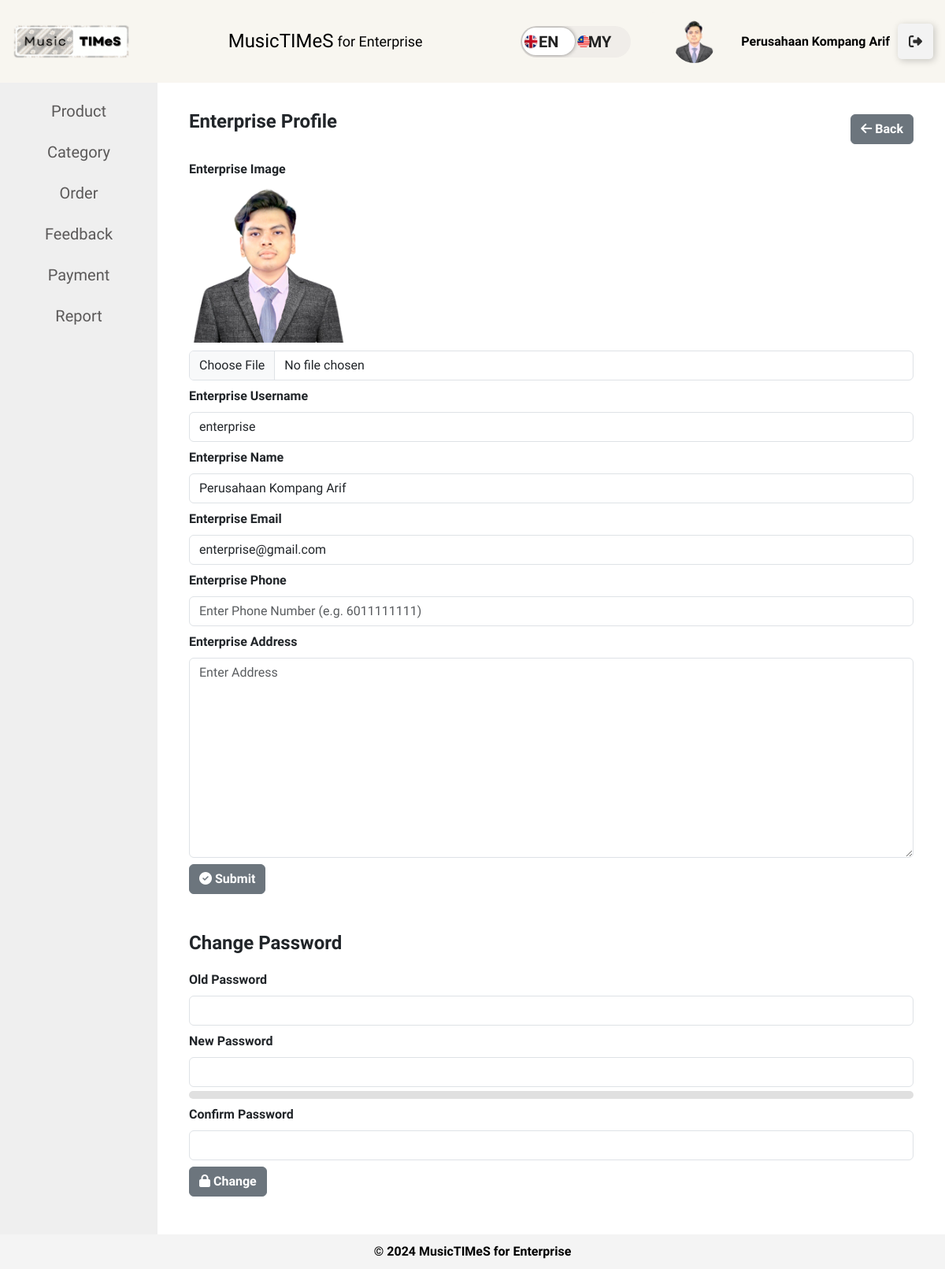
Screenshot of /enterprise/enterprise-profile.php (signed in) with the database file from the repository.
### tables this page shows
CREATE TABLE `enterprise` (
  `enterprise_id` int(11) NOT NULL,
  `enterprise_name` varchar(100) DEFAULT NULL,
  `enterprise_username` varchar(20) DEFAULT NULL,
  `enterprise_email` varchar(100) DEFAULT NULL,
  `enterprise_password` varchar(255) DEFAULT NULL,
  `enterprise_image` varchar(255) DEFAULT NULL,
  `enterprise_phone` varchar(15) DEFAULT NULL,
  `enterprise_address` text DEFAULT NULL,
  `ssm_certificate` varchar(255) DEFAULT NULL,
  `confirm_password` varchar(255) DEFAULT NULL,
  `otp` int(6) DEFAULT NULL,
  `otp_sent_at` timestamp NULL DEFAULT NULL,
  `verified_at` timestamp NULL DEFAULT NULL,
  `is_verified` tinyint(1) NOT NULL
);

### enterprise/enterprise-profile.php (the view, shortened to what this page needs)
<?php include './layout/main.php';?>
<head>
<link rel="stylesheet" href="https://cdnjs.cloudflare.com/ajax/libs/font-awesome/5.15.1/css/all.min.css">
</head>
<main>
    <?php include './layout/menu.php';?>
    <section>
        <?php
            $enterprise_username = $_SESSION['enterprise_username'];
            $query = "SELECT * FROM enterprise WHERE enterprise_username='$enterprise_username'";
            $result = $conn->query($query);
            $enterprise = $result->fetch_assoc();
        ?>
        <section>
        <div class="d-flex justify-content-between align-items-center mb-3">
            <h1 class="mb-0" style="font-weight: bold; margin-top: -20px;"><?php echo __('enterprise_profile')?></h1>
            <a href="/musictimes/enterprise/product-listing.php" class="btn btn-secondary"><i class="fa-solid fa-arrow-left fa-beat-fade"></i><strong>  <?php echo __('back')?></strong></a>
        </div>
        <form action="./controller/update-profile.php?id=<?=$enterprise['enterprise_id']?>" method="post" enctype="multipart/form-data">
            <div class="mb-2" style="margin-top: 20px;">
                <label class="form-label" style="font-weight: bold;"><?php echo __('enterprise_image')?></label><br>
                <?php
                    $enterpriseImagePath = '/musictimes/image/enterprise/' . $enterprise['enterprise_image'];
                    $defaultImagePath = '/musictimes/image/default-profile-image.png';
                    $fullEnterpriseImagePath = $_SERVER['DOCUMENT_ROOT'] . $enterpriseImagePath;
                    if (file_exists($fullEnterpriseImagePath) && !empty($enterprise['enterprise_image'])) {
                        $imageSrc = $enterpriseImagePath;
                    } else {
                        $imageSrc = $defaultImagePath;
                    }
                ?>
                <img style="width: 200px; height: 200px; margin-bottom: 10px;" src="<?= $imageSrc ?>" alt="Enterprise image">
                <input type="file" name="image" accept="image/*" class="form-control">
            </div>
            <div class="mb-2">
                <label class="form-label" style="font-weight: bold;"><?php echo __('enterprise_username')?></label>
                <input type="text" name="enterprise_username" class="form-control" style="cursor:not-allowed;" value="<?= htmlspecialchars($enterprise['enterprise_username']); ?>" readonly>
            </div>
            <div class="mb-2">
                <label class="form-label" style="font-weight: bold;"><?php echo __('enterprise_name')?></label>
                <input type="text" name="enterprise_name" class="form-control" value="<?=$enterprise['enterprise_name']?>">
            </div>
            <div class="mb-2">
                <label class="form-label" style="font-weight: bold;"><?php echo __('enterprise_email')?></label>
                <input type="email" name="enterprise_email" class="form-control" style="cursor:not-allowed;" value="<?= htmlspecialchars($enterprise['enterprise_email']);?>" readonly>
            </div>
            <div class="mb-2">
                <label class="form-label" style="font-weight: bold;"><?php echo __('enterprise_phone')?></label>
                <input type="tel" name="enterprise_phone" class="form-control" value="<?= htmlspecialchars($enterprise['enterprise_phone']) ?>" placeholder="Enter Phone Number (e.g. 6011111111)" pattern="\d{10,15}" title="Please enter a valid phone number with only numeric characters (10-15 digits)" oninput="this.value = this.value.replace(/[^0-9]/g, '');">
            </div>
            <div class="mb-2">
                <label class="form-label" style="font-weight: bold;"><?php echo __('enterprise_address')?></label>
                <textarea name="enterprise_address" cols="30" rows="10" class="form-control" placeholder="Enter Address"><?=$enterprise['enterprise_address']?></textarea>
            </div>
            <div class="mb-2">
                <button type="submit" class="btn btn-secondary"><i class="fa-solid fa-circle-check fa-beat-fade"></i><strong>  <?php echo __('submit')?></strong></button>
            </div>
        </form>
    </section>
    <section>
        <div class="new_password-form">
            <form action="./controller/change-password.php" method="post">
            <h1 style="text-align: center; font-weight: bold; margin-bottom: 20px"><?php echo __('change_password')?></h1>
                <div class="mb-2">
                    <label class="form-label" style="font-weight: bold;"><?php echo __('old_password')?></label>
                    <input type="password" name="old_password" class="form-control" >
                </div>
                <div class="mb-2">
                    <label class="form-label" style="font-weight: bold;"><?php echo __('new_password')?></label>
                    <input type="password" name="new_password" id="new_password" class="form-control" oninput="checkPasswordStrength()" required>
                    <div id="password-strength" class="strength-meter">
                        <div id="strength-bar"></div>
                    </div>
                </div>
                <div class="mb-2">
                    <label class="form-label" style="font-weight: bold;"><?php echo __('confirm_password')?></label>
                    <input type="password" name="confirm_password" class="form-control" >
                </div>
                <div class="mb-2">
                        <button type="submit" class="btn btn-secondary"><i class="fa-solid fa-lock fa-beat-fade"></i><strong> <?php echo __('change')?></strong></button>
                </div>
            </form>
        </div>
    </section>
</main>
<?php include './layout/footer.php';?>
</body>
</html>

### enterprise/layout/main.php (shortened to what this page needs)
<?php
include '../db.php';
?>
<?php
$language = 'en';
$langFile = "../languages/{$language}.php";
if (file_exists($langFile)) {
    $translations = include $langFile;
} else {
    $translations = [];
}
function __($key) {
    global $translations;
    return $translations[$key] ?? $key;
}
?>
<!DOCTYPE html>
<html lang="en">
<head>
    <link href="https://cdn.jsdelivr.net/npm/bootstrap@5.3.2/dist/css/bootstrap.min.css" rel="stylesheet">
    <link rel="stylesheet" href="../style/sidebar_enterprise.css">
</head>
<body>
<header>
    <img src="../image/logo.png" alt="MusicTIMeS Logo" id="logo">
    <h1>MusicTIMeS <span><?php echo __('title')?></span></h1>
    <div class="header-options">
        <div class="btn-container">
            <form method="post" id="languageForm">
                <label class="switch btn-language-mode-switch">
                    <label class="btn-language-mode-switch-inner" data-off="en" data-on="my" for="language_mode" style="text-transform: uppercase; display:flex;align-items:center; font-size:12px">
                        <img src="../image/england.png" alt="EN Flag" style="width: 20px; height: 20px; margin-left:3px; z-index:1000" /></img>
                        <img src="../image/malaysia.png" alt="MY Flag" style="width: 20px; height: 20px; margin-left:47px; z-index:1000" /></img>
                    </label>
                </label>
            </form>
        </div>
        <div class="profile-option" style="background-color: #F8F6F0;">
            <?php
                $enterprise_username = $_SESSION['enterprise_username'];
                $query = "SELECT enterprise_name, enterprise_image FROM enterprise WHERE enterprise_username='$enterprise_username'";
                $result = $conn->query($query);
                $enterprise = $result->fetch_assoc();
            ?>
            <div class="profile-info">
            <div class="profile-image">
                <?php
                $image_path = "/musictimes/image/enterprise/";
                $default_image = "/musictimes/image/default-profile-image.png";
                if (!empty($enterprise['enterprise_image']) && file_exists($_SERVER['DOCUMENT_ROOT'] . $image_path . $enterprise['enterprise_image'])) {
                    $image_path .= $enterprise['enterprise_image'];
                } else {
                    $image_path = $default_image;
                }
                echo '<img src="' . htmlspecialchars($image_path, ENT_QUOTES, 'UTF-8') . '" alt="Enterprise Profile Image" style="width: 50%; height: 50%; max-width: 100px; max-height: 100px; border-radius: 50%;">';
                ?>
            </div>
            <div class="profile-details">
                <a href="./enterprise-profile.php" class="enterprise-link" style="color: initial; text-decoration: none;" onmouseover="this.style.color='grey'" onmouseout="this.style.color='initial'">
                    <p class="enterprise-name"><?php echo $enterprise['enterprise_name']; ?></p>
                </a>
            </div>
            </div>
            </div>
        <div>
        <a class="logout-button" href="#" onclick="confirmLogout()">
        <div class="sign"></div>
        <div class="text"><?php echo __('logout')?></div></a>
            </div>
    </div>
</header>

### style/sidebar_enterprise.css (style rules this page uses)
* { font-family: "Freeman", sans-serif; }
body { font-family: Arial Narrow; margin: 0; padding: 0; display: flex; flex-direction: column; min-height: 100vh; background-color: #f4f4f4; }
header { background-color: #F8F6F0; color: black; padding: 15px; text-align: center; flex-shrink: 0; display: flex; justify-content: space-between; align-items: center; box-shadow: 0 2px 5px rgba(0, 0, 0, 0.2); }
#logo { max-width: 150px; height: auto; }
h1 { margin: 0; font-size: 1.5em; display: flex; align-items: center; }
span { font-weight: normal; font-size: 0.8em; margin-left: 5px; }
.header-options { display: flex; align-items: center; }
.language-dropdown, .profile-option, .logout-option { margin-left: 20px; }
.language-dropdown a, .profile-option a, .logout-option a { color: black; }
a { color: white; text-decoration: none; }
header span { font-size: large; }
.logout-button { --black: #000000; --ch-black: #141414; --eer-black: #1b1b1b; --night-rider: #2e2e2e; --white: #ffffff; --af-white: #f3f3f3; --ch-white: #e1e1e1; display: flex; align-items: center; justify-content: flex-start; width: 45px; height: 45px; border: none; border-radius: 5px; cursor: pointer; position: relative; overflow: hidden; transition-duration: .3s; box-shadow: 2px 2px 10px rgba(0, 0, 0, 0.199); background-color: var(--af-white); }
.sign { width: 100%; transition-duration: .3s; display: flex; align-items: center; justify-content: center; }
.sign svg { width: 17px; }
main { display: flex; flex: 1; background-color: #fff; }
section { flex: 1; padding: 20px; }
.btn-container { display: table-cell; vertical-align: middle; text-align: center; }
.btn-language-mode-switch { display: inline-block; margin: 0px; position: relative; }
.btn-language-mode-switch > label.btn-language-mode-switch-inner { margin: 0px; width: 140px; height: 40px; background-color: #f0ede9; border-radius: 26px; overflow: hidden; position: relative; transition: all 0.3s ease; display: block; }
.btn-language-mode-switch > label.btn-language-mode-switch-inner:before { content: attr(data-on); position: absolute; font-size: 20px; font-weight: 600; right: 25px; color: #222; }
.btn-language-mode-switch > label.btn-language-mode-switch-inner:after { content: attr(data-off); width: 67px; height: 35px; left: 2px; background: #fff; border-radius: 26px; position: absolute; font-size: 20px; display: flex; justify-content: center; text-align: center; transition: all 0.3s ease; box-shadow: 0px 0px 6px -2px #111; padding: 5px 0px; color: #222; font-weight: 600; align-items: center; }
.profile-option { display: flex; align-items: center; justify-content: space-between; padding: 10px; background-color: #F8F6F0; border-radius: 10px; }
.profile-info { display: flex; align-items: center; }
.profile-image img { width: 25%; height: 25%; max-width: 40px; max-height: 40px; border-radius: 50%; margin-right: 10px; }
.enterprise-name { font-weight: bold; margin: 0; }

### enterprise/layout/main.php (style rules this page uses)
.profile-details { position: relative; display: inline-block; }
.enterprise-link { color: initial; text-decoration: none; }

### enterprise/enterprise-profile.php (style rules this page uses)
* { font-family: "Freeman", sans-serif; }
.strength-meter { margin-top: 5px; height: 10px; width: 100%; background-color: #e0e0e0; border-radius: 5px; overflow: hidden; position: relative; }
.strength-meter div { height: 100%; transition: width 0.3s ease-in-out; }

### rows the page displays
enterprise: enterprise_image (picture), enterprise_name "Perusahaan Kompang Arif", enterprise_username "enterprise", enterprise_email "enterprise@gmail.com"

### other values shown
__('title') "for Enterprise"
__('product') "Product"
__('category') "Category"
__('order') "Order"
__('feedback') "Feedback"
__('payment') "Payment"
__('report') "Report"
__('enterprise_profile') "Enterprise Profile"
__('back') "Back"
__('enterprise_image') "Enterprise Image"
__('enterprise_username') "Enterprise Username"
__('enterprise_name') "Enterprise Name"
__('enterprise_email') "Enterprise Email"
__('enterprise_phone') "Enterprise Phone"
__('enterprise_address') "Enterprise Address"
